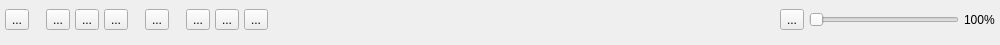
<?xml version="1.0" encoding="UTF-8"?>
<!--
  -     Copyright (c) 2026 by Andrew Hale <halea2196@gmail.com>
  -
  -     This program is free software: you can redistribute it and/or modify
  -     it under the terms of the GNU General Public License as published by
  -     the Free Software Foundation, either version 3 of the License, or
  -     (at your option) any later version.
  -
  -     This program is distributed in the hope that it will be useful,
  -     but WITHOUT ANY WARRANTY; without even the implied warranty of
  -     MERCHANTABILITY or FITNESS FOR A PARTICULAR PURPOSE.  See the
  -     GNU General Public License for more details.
  -
  -     You should have received a copy of the GNU General Public License
  -     along with this program.  If not, see <http://www.gnu.org/licenses/>.
  -
  -->

<ui version="4.0">
 <class>VideoControlWidget</class>
 <widget class="QWidget" name="VideoControlWidget">
  <property name="geometry">
   <rect>
    <x>0</x>
    <y>0</y>
    <width>1000</width>
    <height>45</height>
   </rect>
  </property>
  <property name="windowTitle">
   <string>VideoControlWidget</string>
  </property>
  <layout class="QVBoxLayout" name="verticalLayout_2">
   <property name="spacing">
    <number>0</number>
   </property>
   <property name="leftMargin">
    <number>5</number>
   </property>
   <property name="topMargin">
    <number>0</number>
   </property>
   <property name="rightMargin">
    <number>5</number>
   </property>
   <property name="bottomMargin">
    <number>5</number>
   </property>
   <item>
    <layout class="QHBoxLayout" name="horizontalLayout_2">
     <property name="spacing">
      <number>5</number>
     </property>
     <property name="sizeConstraint">
      <enum>QLayout::SizeConstraint::SetDefaultConstraint</enum>
     </property>
     <item>
      <widget class="QToolButton" name="playButton">
       <property name="minimumSize">
        <size>
         <width>20</width>
         <height>20</height>
        </size>
       </property>
       <property name="toolTip">
        <string>Play</string>
       </property>
       <property name="styleSheet">
        <string notr="true"/>
       </property>
       <property name="text">
        <string>...</string>
       </property>
       <property name="icon">
        <iconset resource="vura.qrc">
         <normaloff>:/img/images/play.svg</normaloff>:/img/images/play.svg</iconset>
       </property>
       <property name="iconSize">
        <size>
         <width>16</width>
         <height>16</height>
        </size>
       </property>
      </widget>
     </item>
     <item>
      <spacer name="horizontalSpacer_2">
       <property name="orientation">
        <enum>Qt::Orientation::Horizontal</enum>
       </property>
       <property name="sizeType">
        <enum>QSizePolicy::Policy::Fixed</enum>
       </property>
       <property name="sizeHint" stdset="0">
        <size>
         <width>12</width>
         <height>8</height>
        </size>
       </property>
      </spacer>
     </item>
     <item>
      <widget class="QToolButton" name="previousButton">
       <property name="minimumSize">
        <size>
         <width>16</width>
         <height>16</height>
        </size>
       </property>
       <property name="toolTip">
        <string>Previous media in the playlist, skip backward when held</string>
       </property>
       <property name="text">
        <string>...</string>
       </property>
       <property name="icon">
        <iconset resource="vura.qrc">
         <normaloff>:/img/images/back.svg</normaloff>:/img/images/back.svg</iconset>
       </property>
       <property name="iconSize">
        <size>
         <width>16</width>
         <height>16</height>
        </size>
       </property>
      </widget>
     </item>
     <item>
      <widget class="QToolButton" name="stopButton">
       <property name="minimumSize">
        <size>
         <width>16</width>
         <height>16</height>
        </size>
       </property>
       <property name="toolTip">
        <string>Stop playback</string>
       </property>
       <property name="text">
        <string>...</string>
       </property>
       <property name="icon">
        <iconset resource="vura.qrc">
         <normaloff>:/img/images/stop.svg</normaloff>:/img/images/stop.svg</iconset>
       </property>
       <property name="iconSize">
        <size>
         <width>16</width>
         <height>16</height>
        </size>
       </property>
      </widget>
     </item>
     <item>
      <widget class="QToolButton" name="nextButton">
       <property name="minimumSize">
        <size>
         <width>16</width>
         <height>16</height>
        </size>
       </property>
       <property name="toolTip">
        <string>Next media in the playlist, skip forward when held</string>
       </property>
       <property name="text">
        <string>...</string>
       </property>
       <property name="icon">
        <iconset resource="vura.qrc">
         <normaloff>:/img/images/next.svg</normaloff>:/img/images/next.svg</iconset>
       </property>
       <property name="iconSize">
        <size>
         <width>16</width>
         <height>16</height>
        </size>
       </property>
      </widget>
     </item>
     <item>
      <spacer name="horizontalSpacer_3">
       <property name="orientation">
        <enum>Qt::Orientation::Horizontal</enum>
       </property>
       <property name="sizeType">
        <enum>QSizePolicy::Policy::Fixed</enum>
       </property>
       <property name="sizeHint" stdset="0">
        <size>
         <width>12</width>
         <height>8</height>
        </size>
       </property>
      </spacer>
     </item>
     <item>
      <widget class="QToolButton" name="fullscreenButton">
       <property name="minimumSize">
        <size>
         <width>16</width>
         <height>16</height>
        </size>
       </property>
       <property name="toolTip">
        <string>Toggle the video in fullscreen</string>
       </property>
       <property name="text">
        <string>...</string>
       </property>
       <property name="icon">
        <iconset resource="vura.qrc">
         <normaloff>:/img/images/fullscreen.svg</normaloff>:/img/images/fullscreen.svg</iconset>
       </property>
       <property name="iconSize">
        <size>
         <width>16</width>
         <height>16</height>
        </size>
       </property>
      </widget>
     </item>
     <item>
      <spacer name="horizontalSpacer_4">
       <property name="orientation">
        <enum>Qt::Orientation::Horizontal</enum>
       </property>
       <property name="sizeType">
        <enum>QSizePolicy::Policy::Fixed</enum>
       </property>
       <property name="sizeHint" stdset="0">
        <size>
         <width>12</width>
         <height>8</height>
        </size>
       </property>
      </spacer>
     </item>
     <item>
      <widget class="QToolButton" name="playlistButton">
       <property name="toolTip">
        <string>Toggle playlist</string>
       </property>
       <property name="text">
        <string>...</string>
       </property>
       <property name="icon">
        <iconset resource="vura.qrc">
         <normaloff>:/img/images/playlist.svg</normaloff>:/img/images/playlist.svg</iconset>
       </property>
      </widget>
     </item>
     <item>
      <widget class="QToolButton" name="loopButton">
       <property name="toolTip">
        <string>Click to toggle between loop all, loop one, and loop none</string>
       </property>
       <property name="text">
        <string>...</string>
       </property>
       <property name="icon">
        <iconset resource="vura.qrc">
         <normaloff>:/img/images/loop.svg</normaloff>:/img/images/loop.svg</iconset>
       </property>
      </widget>
     </item>
     <item>
      <widget class="QToolButton" name="shuffleButton">
       <property name="toolTip">
        <string>Shuffle playlist</string>
       </property>
       <property name="text">
        <string>...</string>
       </property>
       <property name="icon">
        <iconset resource="vura.qrc">
         <normaloff>:/img/images/shuffle.svg</normaloff>:/img/images/shuffle.svg</iconset>
       </property>
      </widget>
     </item>
     <item>
      <spacer name="horizontalSpacer">
       <property name="orientation">
        <enum>Qt::Orientation::Horizontal</enum>
       </property>
       <property name="sizeHint" stdset="0">
        <size>
         <width>40</width>
         <height>8</height>
        </size>
       </property>
      </spacer>
     </item>
     <item>
      <widget class="QToolButton" name="muteButton">
       <property name="sizePolicy">
        <sizepolicy hsizetype="Fixed" vsizetype="Fixed">
         <horstretch>0</horstretch>
         <verstretch>0</verstretch>
        </sizepolicy>
       </property>
       <property name="minimumSize">
        <size>
         <width>16</width>
         <height>16</height>
        </size>
       </property>
       <property name="toolTip">
        <string>Mute</string>
       </property>
       <property name="text">
        <string>...</string>
       </property>
       <property name="icon">
        <iconset resource="vura.qrc">
         <normaloff>:/img/images/volume-high.svg</normaloff>:/img/images/volume-high.svg</iconset>
       </property>
       <property name="iconSize">
        <size>
         <width>16</width>
         <height>16</height>
        </size>
       </property>
      </widget>
     </item>
     <item>
      <widget class="QSlider" name="volumeSlider">
       <property name="sizePolicy">
        <sizepolicy hsizetype="MinimumExpanding" vsizetype="Fixed">
         <horstretch>0</horstretch>
         <verstretch>0</verstretch>
        </sizepolicy>
       </property>
       <property name="maximumSize">
        <size>
         <width>150</width>
         <height>16777215</height>
        </size>
       </property>
       <property name="toolTip">
        <string extracomment="Volume"/>
       </property>
       <property name="maximum">
        <number>100</number>
       </property>
       <property name="orientation">
        <enum>Qt::Orientation::Horizontal</enum>
       </property>
      </widget>
     </item>
     <item>
      <widget class="QLabel" name="volumeLabel">
       <property name="text">
        <string>100%</string>
       </property>
      </widget>
     </item>
    </layout>
   </item>
  </layout>
 </widget>
 <resources>
  <include location="vura.qrc"/>
 </resources>
 <connections/>
</ui>
